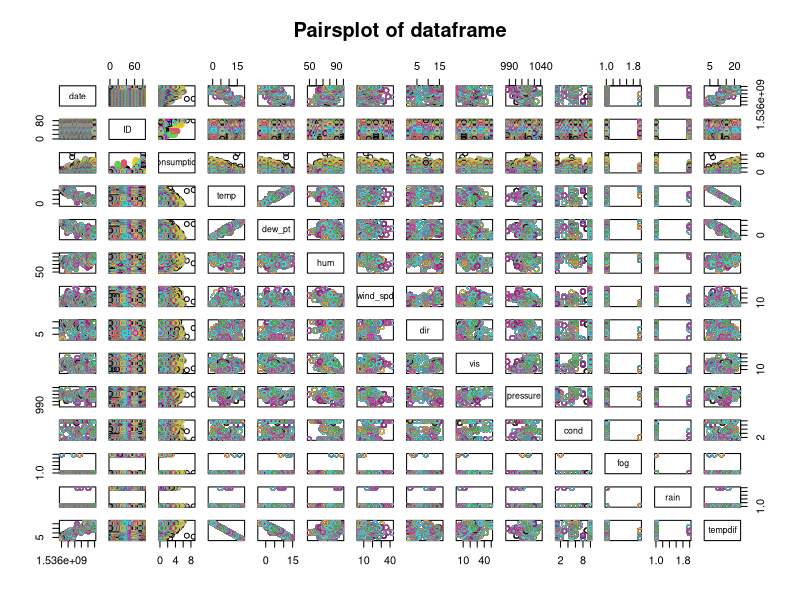
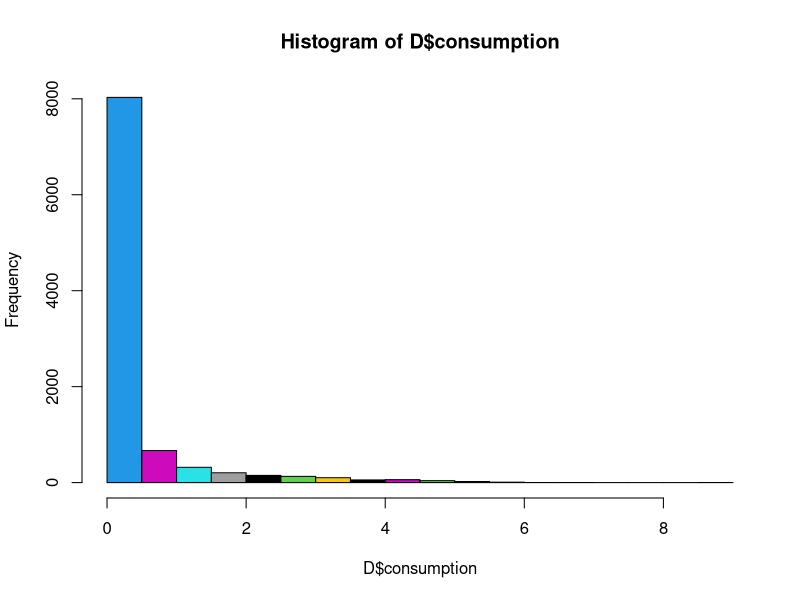
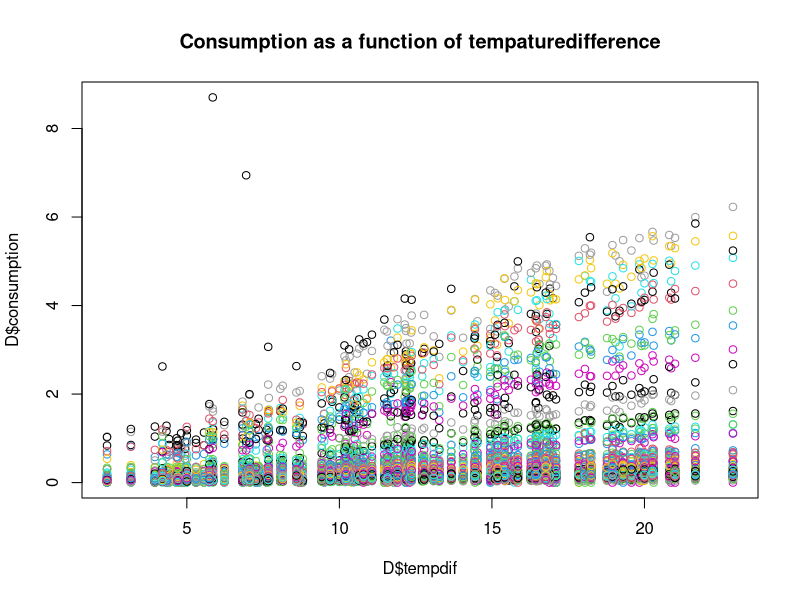
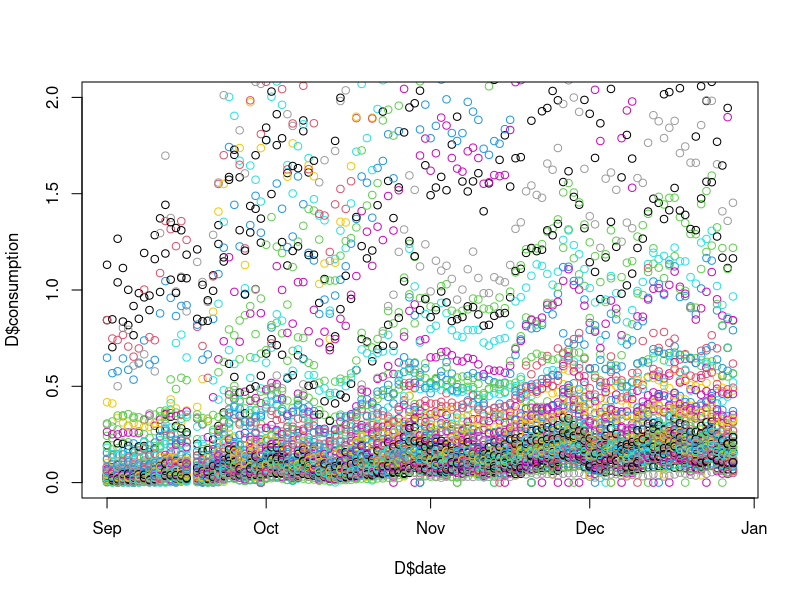
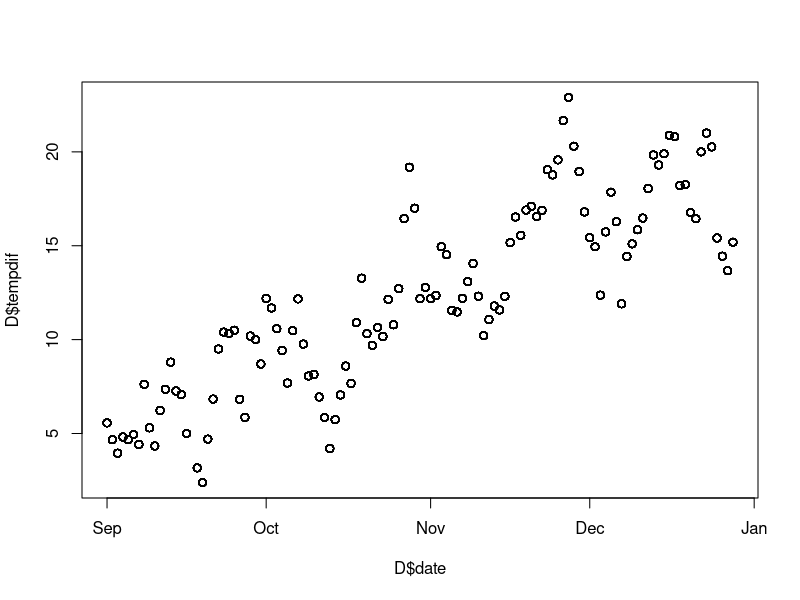
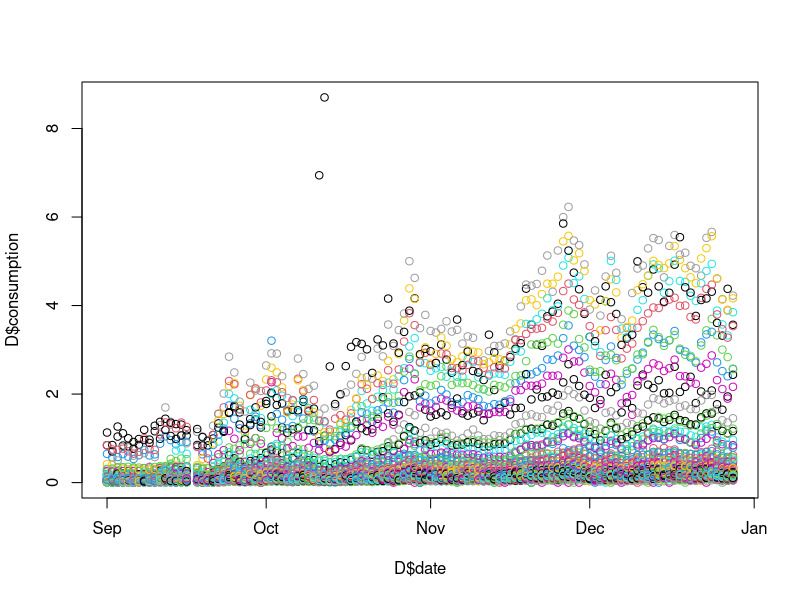
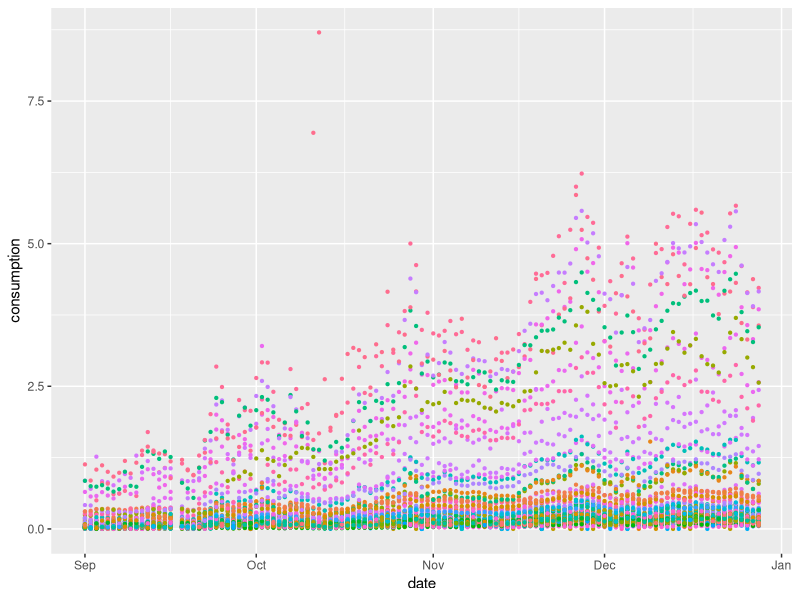

Here is the R script that generated these plots, in order: (Note: this script raises an error after producing the figures.)
#### Introduction ####
rm(list=ls())
library(tidyverse)
library(ggplot2)
library(car)
library(stringr)
library(xtable)

#### Loading the data ####
D <- read.csv("merged_data.csv", header=TRUE)

#### Changing the datatable #####
str(D)
D <- mutate(D,
                across(c(dir, cond, fog, rain, ID),factor)
)

D$date <- as.POSIXct(D$date, tz = "UTC")
str(D)

# Adding to temp difference column to the dataframe 
D$tempdif <- 21 - D$temp


#### Creating initalizing plots ####
# Pairplot of all variables 
plot(D,col=D$ID,main="Pairsplot of dataframe")

# Histogram of consumptions in general 
hist(D$consumption,col=D$ID)

par(mfrow=c(1,1))
# Consumption as a function of temp ( slopes seem to depend on Ua (isolation))
#plot(D$consumption ~ D$temp, col=D$ID, main = "Consumption as a function of tempature")
plot(D$consumption ~ D$tempdif, col=D$ID, main = "Consumption as a function of tempaturedifference")
plot(D$consumption ~ D$date, ylim=c(0,2), col=D$ID)
plot(D$tempdif ~ D$date)
plot(D$consumption ~ D$date, col=D$ID)

ggplot(D,aes(x=date, y=consumption,col=ID)) + 
  geom_point(size=0.8) + theme(legend.position = "none") 
# shows date needs to be factorized in some sort of way


# Consumption as a function of hum 
#plot(D$consumption ~ D$hum, col=D$ID, main = "Consumption as a function of humidity")


# Box plot af consumption as a function of ID
#plot(D$consumption ~ D$ID, col=D$ID, main="Boxplot of consumption as a function of ID") 
#plot(D$consumption ~ D$ID, col=D$ID, main="Boxplot of consumption as a function of ID",ylim=c(0,1)) 

D <- select(D,!c("temp"))



# getting start/end_date int (mutating the date variable)
date <- mutate(D, dag=str_split_fixed(date,"-",3)[ ,3])
date <- mutate(date, start_or_end = ifelse(as.integer(dag)<15, "START","END")) %>% 
  mutate(start_or_end = factor(start_or_end))
f
# Trying one fit
it <- lm(consumption~tempdif+ID+tempdif:start_or_end,date)
Anova(fit)
coplot(consumption ~ tempdif | start_or_end,date,col=date$ID)

# And another
fit <- lm(consumption~tempdif+ID+tempdif:start_or_end +ID:tempdif:start_or_end,date)
Anova(fit)
par(mfrow=c(2,2))
plot(fit)

# Minimum model
mean_cons<- mean(D$consumption)
D <- mutate(date, std_cons=consumption/mean_cons)
D_no_clima <- select(D, ID,start_or_end, tempdif, consumption)
fit <- lm(consumption ~ .^4, D_no_clima)
drop1(fit,test="F")
new_fit <- step(fit, test="F",correlation = TRUE)
Anova(new_fit,correlation=TRUE)
